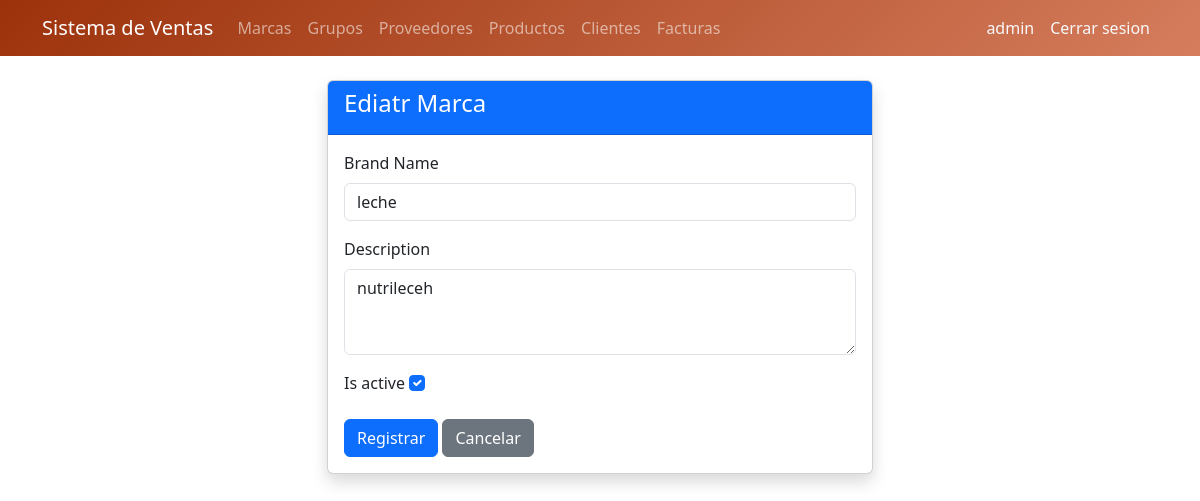
The page /brands/1/edit/ (signed in) on the database its author committed.
### billing/models.py (models this page shows, shortened)
class Brand(models.Model):
    name = models.CharField(max_length=100, unique=True, verbose_name='Brand Name')
    description = models.TextField(blank=True, null=True)
    is_active = models.BooleanField(default=True)
    created_at = models.DateTimeField(auto_now_add=True)
    updated_at = models.DateTimeField(auto_now=True)
    class Meta:
        verbose_name = 'Brand'
        verbose_name_plural = 'Brands'
        ordering = ['name']

### billing/views.py (the view)
# urls.py: path('brands/<int:pk>/edit/', views.brand_update, name='brand_update'),
@login_required
@audit_action('UPDATE_BRAND')
def brand_update(request, pk):
    brand = get_object_or_404(Brand, pk=pk)
    if request.method == 'POST':
        form = BrandForm(request.POST, instance=brand)
        if form.is_valid():
            form.save()
            messages.success(request, 'Brand updated!')
            return redirect('billing:brand_list')
    else: form = BrandForm(instance=brand)
    return render(request, 'billing/brand_form.html', {'form':form, 'title':'Ediatr Marca'})

### billing/forms.py
class BrandForm(forms.ModelForm):
    class Meta:
        model = Brand
        fields = ['name', 'description', 'is_active'] #campos de productos
        widgets = {
            'name': forms.TextInput(attrs={'class':'form-control'}), #atributos separando por coma
            'description': forms.Textarea(attrs={'class':'form-control','rows':3}),
            'is_active': forms.CheckboxInput(attrs={'class':'form-check-input'}),
        }

### billing/templates/billing/brand_form.html (shortened to what this page needs)
{% extends 'billing/base.html' %}
{% block content %}
<div class="row justify-content-center">
  <div class="col-md-6">
    <div class="card shadow">
      <div class="card-header bg-primary text-white"><h4>{{ title }}</h4></div>
      <div class="card-body">
        <form method="post">
          {% for field in form %}
          <div class="mb-3">
            <label class="form-label">{{ field.label }}</label>
            {{ field }}
          </div>
          {% endfor %}
          <button type="submit" class="btn btn-primary">Registrar</button>
          <a href="{% url 'billing:brand_list' %}" class="btn btn-secondary">Cancelar</a>
        </form>
      </div>
    </div>
  </div>
</div>
{% endblock %}

### billing/templates/billing/base.html (shortened to what this page needs)
<!DOCTYPE html>
<html lang="es">
<head>
  <link href="https://cdn.jsdelivr.net/npm/bootstrap@5.3.0/dist/css/bootstrap.min.css" rel="stylesheet">
</head>
<body>
<nav class="navbar navbar-expand-lg navbar-dark" style="background: linear-gradient(135deg, #9c320b, #d57d5d);">
  <div class="container">
    <a class="navbar-brand" href="{% url 'billing:home' %}">Sistema de Ventas</a>
    <div class="collapse navbar-collapse" id="nav">
      <ul class="navbar-nav me-auto">
        {% if user.is_authenticated %}
        <li class="nav-item"><a class="nav-link" href="{% url 'billing:brand_list' %}">Marcas</a></li>
        <li class="nav-item"><a class="nav-link" href="{% url 'billing:productgroup_list' %}">Grupos</a></li>
        <li class="nav-item"><a class="nav-link" href="{% url 'billing:supplier_list' %}">Proveedores</a></li>
        <li class="nav-item"><a class="nav-link" href="{% url 'billing:product_list' %}">Productos</a></li>
        <li class="nav-item"><a class="nav-link" href="{% url 'billing:customer_list' %}">Clientes</a></li>
        <li class="nav-item"><a class="nav-link" href="{% url 'billing:invoice_list' %}">Facturas</a></li>
        {% endif %}
      </ul>
<ul class="navbar-nav">
  {% if user.is_authenticated %}
  <li class="nav-item">
    <span class="nav-link text-light">{{ user.username }}</span>
  </li>
  <li class="nav-item">
    <form method="post" action="{% url 'logout' %}" class="d-inline">
      <button type="submit" class="nav-link btn btn-link text-light"
              style="text-decoration:none;">Cerrar sesion</button>
    </form>
  </li>
  {% endif %}
</ul>
    </div>
  </div>
</nav>
<div class="container mt-4">
  {% block content %}{% endblock %}
</div>
</body>
</html>

### rows shown on the page
Brand: form "leche" "nutrileceh" "☑"

### other values the page prints
{{ user.username }} "admin"
{{ title }} "Ediatr Marca"
{{ field.label }} "Brand Name" "Description" "Is active"
